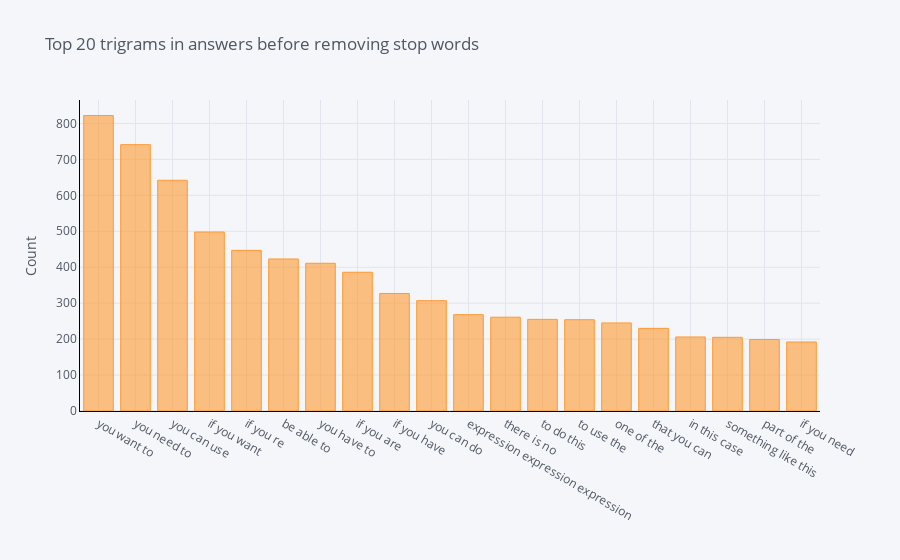

Write notebook code for a chart like this one.
### Markdown cell above
### The distribution of top trigrams before removing stop words

### Code cell
def get_top_n_trigram(corpus, n=None):
    vec = CountVectorizer(ngram_range=(3, 3)).fit(corpus)
    bag_of_words = vec.transform(corpus)
    sum_words = bag_of_words.sum(axis=0) 
    words_freq = [(word, sum_words[0, idx]) for word, idx in vec.vocabulary_.items()]
    words_freq =sorted(words_freq, key = lambda x: x[1], reverse=True)
    return words_freq[:n]
common_words = get_top_n_trigram(df['aa_body'], 20)
for word, freq in common_words:
    print(word, freq)
df5 = pd.DataFrame(common_words, columns = ['aa_body_top' , 'count'])
df5.groupby('aa_body_top').sum()['count'].sort_values(ascending=False).iplot(
    kind='bar', yTitle='Count', linecolor='black', title='Top 20 trigrams in answers before removing stop words')

### Figure 1 — Plotly figure (JSON) as saved in the notebook; plotly's stock layout.template omitted (floating-point values rounded to 4 significant figures)
{"data": [{"marker": {"color": "rgba(255, 153, 51, 0.6)", "line": {"color": "rgba(255, 153, 51, 1.0)", "width": 1}}, "name": "count", "orientation": "v", "text": "", "type": "bar", "x": ["you want to", "you need to", "you can use", "if you want", "if you re", "be able to", "you have to", "if you are", "if you have", "you can do", "expression expression expression", "there is no", "to do this", "to use the", "one of the", "that you can", "in this case", "something like this", "part of the", "if you need"], "y": [822, 741, 642, 498, 447, 423, 411, 386, 327, 307, 268, 261, 255, 254, 245, 230, 206, 205, 199, 192]}], "layout": {"legend": {"bgcolor": "#F5F6F9", "font": {"color": "#4D5663"}}, "paper_bgcolor": "#F5F6F9", "plot_bgcolor": "#F5F6F9", "title": {"font": {"color": "#4D5663"}, "text": "Top 20 trigrams in answers before removing stop words"}, "xaxis": {"gridcolor": "#E1E5ED", "linecolor": "black", "showgrid": true, "tickfont": {"color": "#4D5663"}, "title": {"font": {"color": "#4D5663"}, "text": ""}, "zerolinecolor": "#E1E5ED"}, "yaxis": {"gridcolor": "#E1E5ED", "linecolor": "black", "showgrid": true, "tickfont": {"color": "#4D5663"}, "title": {"font": {"color": "#4D5663"}, "text": "Count"}, "zerolinecolor": "#E1E5ED"}}}
